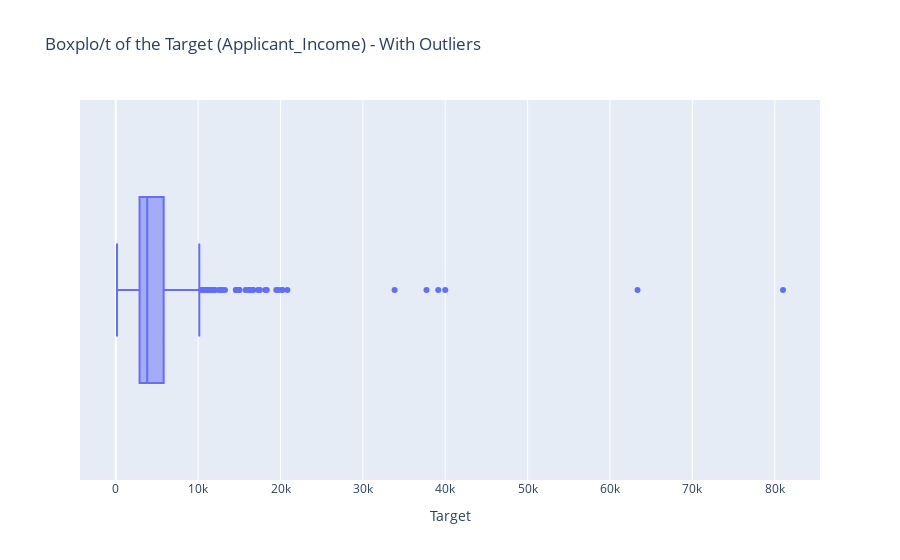

Notebook source saved alongside this figure:
### Code cell
fig = px.box(
    data_frame= df, 
    x='ApplicantIncome', 
    orientation='h',
    title='Boxplot of the Target (Applicant_Income) - With Outliers'
)

fig.update_layout(xaxis_title='Target')
fig.show()

### Figure 1 — Plotly figure (JSON) as saved in the notebook; plotly's stock layout.template omitted (floating-point values rounded to 4 significant figures; data arrays with more than 128 entries replaced by an {"elided": "..."} marker saying what was removed)
{"data": [{"alignmentgroup": "True", "hovertemplate": "ApplicantIncome=%{x}<extra></extra>", "legendgroup": "", "marker": {"color": "#636efa"}, "name": "", "notched": false, "offsetgroup": "", "orientation": "h", "showlegend": false, "type": "box", "x": {"elided": "553 int values"}, "x0": " ", "xaxis": "x", "y0": " ", "yaxis": "y"}], "layout": {"boxmode": "group", "legend": {"tracegroupgap": 0}, "title": {"text": "Boxplo/t of the Target (Applicant_Income) - With Outliers"}, "xaxis": {"anchor": "y", "domain": [0, 1], "title": {"text": "Target"}}, "yaxis": {"anchor": "x", "domain": [0, 1]}}}
